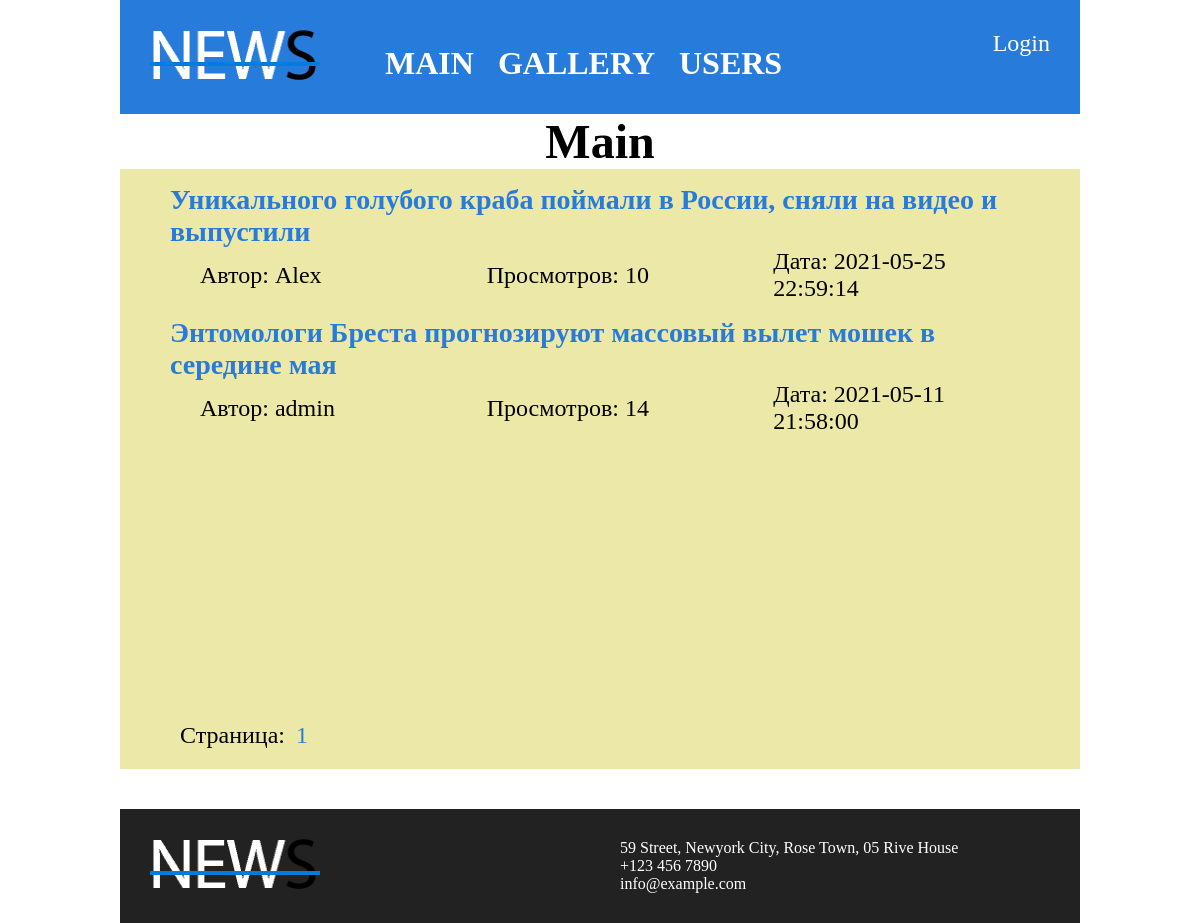
The app's page /articles/section.php?category=2 with its own data.
### tables this page shows
CREATE TABLE IF NOT EXISTS `posts` (
  `id` int(11) NOT NULL,
  `active` tinyint(1) NOT NULL,
  `title` varchar(250) NOT NULL,
  `code` varchar(250) NOT NULL,
  `content` text NOT NULL,
  `category_id` int(11) NOT NULL,
  `author_id` int(11) NOT NULL,
  `date` datetime NOT NULL
);

CREATE TABLE IF NOT EXISTS `authors` (
  `id` int(11) NOT NULL,
  `name` varchar(250) NOT NULL
);

### articles/News.php (called while the page is built, shortened)
<?php
class News {
    public $servername = 'localhost';
    public $username = 'root';
    public $password = '';
    public $dbname = 'news';
    function general($sql) {
        $conn = new mysqli($this->servername, $this->username, $this->password, $this->dbname);
        $string = $conn->query($sql);
        return $string;
    }
    function getPosts($table) {
        $sql = "SELECT * FROM $table";
        $string = $this->general($sql);
        $result = [];
        if($string) {
            while ($row = $string->fetch_assoc()) {
                array_push($result, $row);
            }
            return $result;
        }
    }
    function getAuthor($id) {
        $sql = "SELECT name FROM authors WHERE id = $id";
        $string = $this->general($sql);
        $result = $string->fetch_assoc();
        $result = $result['name'];
        return $result;
    }
}
?>

### articles/section.php (the view, shortened to what this page needs)
<?php
require_once './header.php';
require_once './News.php';
?>
<h2>Main</h2>
<div class="content">
    <div class="main_posts">
        <div class="main_posts_wrapper">
        <?php
        $news = new News();
        $postsTable = $news->getPosts('posts');
        $postsTable = (array)$postsTable;
        $postsTable = array_reverse($postsTable);
        $counter = 0;
        foreach ($postsTable as $arPosts) {
            if ($_GET['category'] == $arPosts['category_id']) {
                $counter += 1;
                $coun = ceil($counter / 5);
                $author = $news->getAuthor($arPosts['author_id']);
                if ((isset($_GET['page']) && $_GET['page'] == $coun) || (!isset($_GET['page']) && $coun == 1)) { ?>
                    <table class="main_post_path">
                        <tr>
                            <td colspan="3">
                                <a href="./detail.php?category=<?= $arPosts['category_id'] ?>&post=<?= $arPosts['id'] ?>">
                                    <?= $arPosts['title'] ?>
                                </a>
                            </td>
                        </tr>
                        <tr>
                            <td>Автор: <?= $author ?></td>
                            <td>Просмотров: <?= $arPosts['active'] ?></td>
                            <td>Дата: <?= $arPosts['date'] ?></td>
                        </tr>
                    </table>
                <?php
                }
            }
        } ?>
        </div>
        <div class="pages_pagination">
            <?php
            if (isset($coun) && $coun > 0) { ?>
                Страница:
                <?php
                for ($i = 1; $i <= $coun; $i++) {
                    $link = $_SERVER['PHP_SELF']."?category=".$_GET['category']."&page=$i"; ?>
                    <a href="<?= $link ?>"><?= $i ?></a>
                <?php
                }
            }
            else echo 'Постов нет'; ?>
        </div>
    </div>
</div>
<?php require_once './footer.php' ?>

### articles/style.css (style rules this page uses)
* { margin: 0; padding: 0; }
html, body { height: 100%; }
h2 { text-align: center; font-size: 48px; }
a { text-decoration: none; color: white; }
.content { display: flex; font-size: 24px; height: 600px; }
.main_posts { width: calc(80% - 15px); background-color: rgb(236, 232, 167); margin-left: 30px; padding: 0 10px; display: flex; flex-direction: column; min-height: 100%; }
.main_posts_wrapper { flex: 1 0 auto; }
table { width: 100%; border-collapse: collapse; margin: 15px 0; }
td { width: 33.33%; }
tr:nth-child(1) td { font-size: 28px; font-weight: 700; }
tr:nth-child(3) td { padding: 0 30px; }
.main_posts a { color: rgb(39, 123, 218); }
.pages_pagination { flex: 0 0 auto; padding: 20px 10px; }
.pages_pagination a { padding: 0 5px; }

### articles/section.php (style rules this page uses)
.main_posts { width: 100%; margin-left: 0; padding: 0 50px; }

### records on screen
posts: title "Уникального голубого краба поймали в России, сняли на видео и выпустили", author.name "Alex", active "10", date "2021-05-25 22:59:14"
posts: title "Энтомологи Бреста прогнозируют массовый вылет мошек в середине мая", author.name "admin", active "14", date "2021-05-11 21:58:00"
